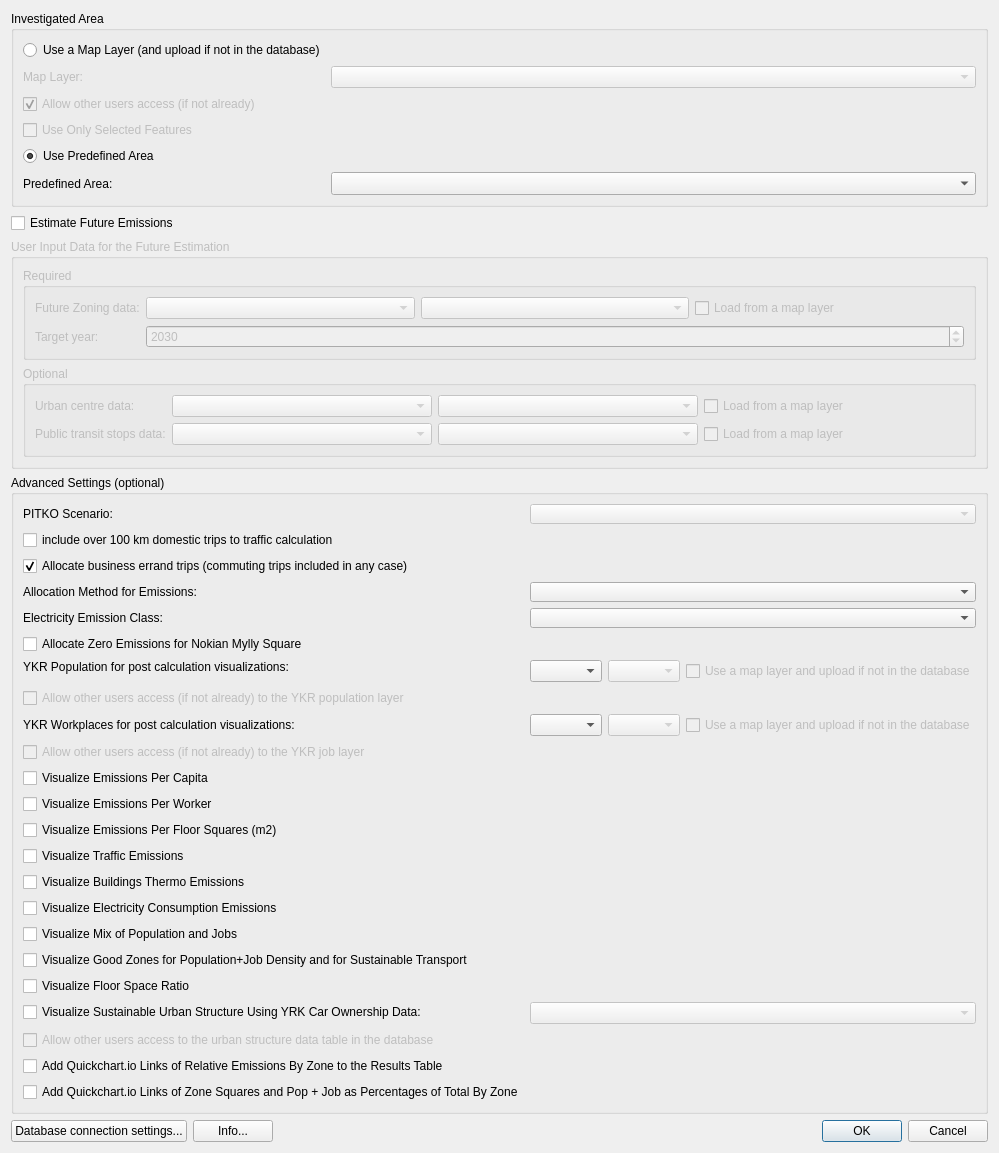
<?xml version="1.0" encoding="UTF-8"?>
<ui version="4.0">
 <class>Dialog</class>
 <widget class="QDialog" name="Dialog">
  <property name="geometry">
   <rect>
    <x>0</x>
    <y>0</y>
    <width>860</width>
    <height>1092</height>
   </rect>
  </property>
  <property name="windowTitle">
   <string>Urban Infrastructure CHG Emission Estimation Tool for Tampere City Region</string>
  </property>
  <property name="locale">
   <locale language="English" country="UnitedStates"/>
  </property>
  <layout class="QVBoxLayout" name="verticalLayout_8">
   <item>
    <layout class="QVBoxLayout" name="mainLayout">
     <item>
      <widget class="QgsCollapsibleGroupBox" name="areaBox">
       <property name="minimumSize">
        <size>
         <width>400</width>
         <height>0</height>
        </size>
       </property>
       <property name="toolTip">
        <string/>
       </property>
       <property name="locale">
        <locale language="English" country="UnitedStates"/>
       </property>
       <property name="title">
        <string>Investigated Area</string>
       </property>
       <layout class="QVBoxLayout" name="verticalLayout_2">
        <item>
         <layout class="QFormLayout" name="formLayout_3">
          <item row="0" column="0">
           <widget class="QRadioButton" name="radioButtonUseMapLayerForInvestigatedArea">
            <property name="enabled">
             <bool>true</bool>
            </property>
            <property name="text">
             <string>Use a Map Layer (and upload if not in the database)</string>
            </property>
            <attribute name="buttonGroup">
             <string notr="true">buttonGroupAreaOfInterest</string>
            </attribute>
           </widget>
          </item>
          <item row="1" column="0">
           <widget class="QLabel" name="mapLayerLabel">
            <property name="enabled">
             <bool>false</bool>
            </property>
            <property name="text">
             <string>Map Layer:</string>
            </property>
           </widget>
          </item>
          <item row="4" column="0">
           <widget class="QRadioButton" name="radioButtonUsePredefinedAreaForInvestigatedArea">
            <property name="text">
             <string>Use Predefined Area</string>
            </property>
            <property name="checked">
             <bool>true</bool>
            </property>
            <attribute name="buttonGroup">
             <string notr="true">buttonGroupAreaOfInterest</string>
            </attribute>
           </widget>
          </item>
          <item row="5" column="0">
           <widget class="QLabel" name="predefinedAreaLabel">
            <property name="text">
             <string>Predefined Area:</string>
            </property>
           </widget>
          </item>
          <item row="5" column="1">
           <widget class="QComboBox" name="comboBoxPredefinedArea">
            <property name="sizePolicy">
             <sizepolicy hsizetype="Expanding" vsizetype="Fixed">
              <horstretch>0</horstretch>
              <verstretch>0</verstretch>
             </sizepolicy>
            </property>
            <property name="minimumSize">
             <size>
              <width>0</width>
              <height>23</height>
             </size>
            </property>
            <property name="toolTip">
             <string>Choose the predefined area. Default: Tampere City Region</string>
            </property>
           </widget>
          </item>
          <item row="1" column="1">
           <layout class="QHBoxLayout" name="horizontalLayout">
            <item>
             <widget class="QgsMapLayerComboBox" name="comboBoxMapLayer">
              <property name="enabled">
               <bool>false</bool>
              </property>
              <property name="sizePolicy">
               <sizepolicy hsizetype="Preferred" vsizetype="Fixed">
                <horstretch>0</horstretch>
                <verstretch>0</verstretch>
               </sizepolicy>
              </property>
             </widget>
            </item>
           </layout>
          </item>
          <item row="3" column="0">
           <widget class="QCheckBox" name="checkBoxUploadOnlySelectedFeatures">
            <property name="enabled">
             <bool>false</bool>
            </property>
            <property name="text">
             <string>Use Only Selected Features</string>
            </property>
            <property name="checked">
             <bool>false</bool>
            </property>
           </widget>
          </item>
          <item row="2" column="0">
           <widget class="QCheckBox" name="checkBoxAllowOtherUsersToUseUploadedMapLayer">
            <property name="enabled">
             <bool>false</bool>
            </property>
            <property name="text">
             <string>Allow other users access (if not already)</string>
            </property>
            <property name="checked">
             <bool>true</bool>
            </property>
           </widget>
          </item>
         </layout>
        </item>
       </layout>
      </widget>
     </item>
     <item>
      <widget class="QCheckBox" name="checkBoxCalculateFuture">
       <property name="enabled">
        <bool>true</bool>
       </property>
       <property name="toolTip">
        <string>Laske tulevaisuusskenaario</string>
       </property>
       <property name="locale">
        <locale language="English" country="UnitedStates"/>
       </property>
       <property name="text">
        <string>Estimate Future Emissions</string>
       </property>
       <property name="checkable">
        <bool>true</bool>
       </property>
       <property name="checked">
        <bool>false</bool>
       </property>
      </widget>
     </item>
     <item>
      <widget class="QgsCollapsibleGroupBox" name="futureBox">
       <property name="enabled">
        <bool>false</bool>
       </property>
       <property name="title">
        <string>User Input Data for the Future Estimation</string>
       </property>
       <layout class="QVBoxLayout" name="verticalLayout_4">
        <item>
         <widget class="QgsCollapsibleGroupBox" name="futureRequired">
          <property name="enabled">
           <bool>false</bool>
          </property>
          <property name="title">
           <string>Required</string>
          </property>
          <layout class="QVBoxLayout" name="verticalLayout_6">
           <item>
            <layout class="QFormLayout" name="formLayout_5">
             <item row="0" column="0">
              <widget class="QLabel" name="futureAreasLabel">
               <property name="text">
                <string>Future Zoning data:</string>
               </property>
              </widget>
             </item>
             <item row="1" column="0">
              <widget class="QLabel" name="targetYearLabel">
               <property name="text">
                <string>Target year:</string>
               </property>
              </widget>
             </item>
             <item row="1" column="1">
              <widget class="QgsSpinBox" name="targetYear">
               <property name="minimum">
                <number>2020</number>
               </property>
               <property name="maximum">
                <number>2050</number>
               </property>
               <property name="value">
                <number>2030</number>
               </property>
               <property name="showClearButton">
                <bool>false</bool>
               </property>
               <property name="clearValue">
                <bool>false</bool>
               </property>
              </widget>
             </item>
             <item row="0" column="1">
              <layout class="QHBoxLayout" name="futureAreasLayout">
               <item>
                <widget class="QComboBox" name="comboBoxPredefinedFutureAreas"/>
               </item>
               <item>
                <widget class="QgsMapLayerComboBox" name="futureAreasLayerList">
                 <property name="enabled">
                  <bool>false</bool>
                 </property>
                 <property name="sizePolicy">
                  <sizepolicy hsizetype="Preferred" vsizetype="Fixed">
                   <horstretch>0</horstretch>
                   <verstretch>0</verstretch>
                  </sizepolicy>
                 </property>
                </widget>
               </item>
               <item>
                <widget class="QCheckBox" name="futureAreasLoadLayer">
                 <property name="text">
                  <string>Load from a map layer</string>
                 </property>
                </widget>
               </item>
              </layout>
             </item>
            </layout>
           </item>
          </layout>
         </widget>
        </item>
        <item>
         <widget class="QgsCollapsibleGroupBox" name="futureOptional">
          <property name="enabled">
           <bool>false</bool>
          </property>
          <property name="title">
           <string>Optional</string>
          </property>
          <layout class="QVBoxLayout" name="verticalLayout_7">
           <item>
            <layout class="QFormLayout" name="formLayout_4">
             <item row="0" column="0">
              <widget class="QLabel" name="futureNetworkLabel">
               <property name="text">
                <string>Urban centre data:</string>
               </property>
              </widget>
             </item>
             <item row="1" column="0">
              <widget class="QLabel" name="futureStopsLabel">
               <property name="text">
                <string>Public transit stops data:</string>
               </property>
              </widget>
             </item>
             <item row="0" column="1">
              <layout class="QHBoxLayout" name="futureNetworkLayout">
               <item>
                <widget class="QComboBox" name="comboBoxPredefinedFutureNetwork">
                 <property name="enabled">
                  <bool>false</bool>
                 </property>
                </widget>
               </item>
               <item>
                <widget class="QgsMapLayerComboBox" name="futureNetworkLayerList">
                 <property name="enabled">
                  <bool>false</bool>
                 </property>
                 <property name="sizePolicy">
                  <sizepolicy hsizetype="Preferred" vsizetype="Fixed">
                   <horstretch>0</horstretch>
                   <verstretch>0</verstretch>
                  </sizepolicy>
                 </property>
                </widget>
               </item>
               <item>
                <widget class="QCheckBox" name="futureNetworkLoadLayer">
                 <property name="text">
                  <string>Load from a map layer</string>
                 </property>
                </widget>
               </item>
              </layout>
             </item>
             <item row="1" column="1">
              <layout class="QHBoxLayout" name="futureStopsLayout">
               <item>
                <widget class="QComboBox" name="comboBoxPredefinedFutureStops"/>
               </item>
               <item>
                <widget class="QgsMapLayerComboBox" name="futureStopsLayerList">
                 <property name="enabled">
                  <bool>false</bool>
                 </property>
                 <property name="sizePolicy">
                  <sizepolicy hsizetype="Preferred" vsizetype="Fixed">
                   <horstretch>0</horstretch>
                   <verstretch>0</verstretch>
                  </sizepolicy>
                 </property>
                </widget>
               </item>
               <item>
                <widget class="QCheckBox" name="futureStopsLoadLayer">
                 <property name="text">
                  <string>Load from a map layer</string>
                 </property>
                </widget>
               </item>
              </layout>
             </item>
            </layout>
           </item>
          </layout>
         </widget>
        </item>
       </layout>
      </widget>
     </item>
     <item>
      <widget class="QgsCollapsibleGroupBox" name="advancedBox">
       <property name="title">
        <string>Advanced Settings (optional)</string>
       </property>
       <property name="collapsed">
        <bool>false</bool>
       </property>
       <property name="saveCollapsedState">
        <bool>false</bool>
       </property>
       <layout class="QVBoxLayout" name="verticalLayout_5">
        <item>
         <layout class="QFormLayout" name="formLayout_2">
          <item row="0" column="0">
           <widget class="QLabel" name="label_5">
            <property name="text">
             <string>PITKO Scenario:</string>
            </property>
           </widget>
          </item>
          <item row="0" column="1">
           <widget class="QComboBox" name="pitkoScenario">
            <property name="enabled">
             <bool>false</bool>
            </property>
            <property name="minimumSize">
             <size>
              <width>180</width>
              <height>20</height>
             </size>
            </property>
            <property name="toolTip">
             <string>Choose PITKO scenario. Default: growth</string>
            </property>
            <property name="editable">
             <bool>false</bool>
            </property>
           </widget>
          </item>
          <item row="3" column="0">
           <widget class="QLabel" name="label_6">
            <property name="text">
             <string>Allocation Method for Emissions:</string>
            </property>
           </widget>
          </item>
          <item row="3" column="1">
           <widget class="QComboBox" name="emissionsAllocation">
            <property name="minimumSize">
             <size>
              <width>180</width>
              <height>20</height>
             </size>
            </property>
            <property name="toolTip">
             <string>Choose emissions allocation method. Default: Benefits division method</string>
            </property>
           </widget>
          </item>
          <item row="4" column="0">
           <widget class="QLabel" name="label_12">
            <property name="text">
             <string>Electricity Emission Class:</string>
            </property>
           </widget>
          </item>
          <item row="4" column="1">
           <widget class="QComboBox" name="elecEmissionType">
            <property name="minimumSize">
             <size>
              <width>180</width>
              <height>20</height>
             </size>
            </property>
            <property name="toolTip">
             <string>Choose electricity emission class. Default: purchase</string>
            </property>
           </widget>
          </item>
          <item row="5" column="0">
           <widget class="QCheckBox" name="checkBoxNokianMyllyCO2Zeroed">
            <property name="text">
             <string>Allocate Zero Emissions for Nokian Mylly Square</string>
            </property>
            <property name="checked">
             <bool>false</bool>
            </property>
           </widget>
          </item>
          <item row="6" column="0">
           <layout class="QFormLayout" name="formLayout_6">
            <item row="0" column="0">
             <widget class="QLabel" name="label">
              <property name="text">
               <string>YKR Population for post calculation visualizations:</string>
              </property>
             </widget>
            </item>
           </layout>
          </item>
          <item row="6" column="1">
           <layout class="QHBoxLayout" name="horizontalLayout_2">
            <item>
             <widget class="QComboBox" name="comboBoxYkrPop"/>
            </item>
            <item>
             <widget class="QgsMapLayerComboBox" name="mapLayerComboBoxYkrPop">
              <property name="enabled">
               <bool>false</bool>
              </property>
              <property name="sizePolicy">
               <sizepolicy hsizetype="Preferred" vsizetype="Fixed">
                <horstretch>0</horstretch>
                <verstretch>0</verstretch>
               </sizepolicy>
              </property>
             </widget>
            </item>
            <item>
             <widget class="QCheckBox" name="checkBoxLoadYkrPopFromMapLayer">
              <property name="enabled">
               <bool>false</bool>
              </property>
              <property name="text">
               <string>Use a map layer and upload if not in the database</string>
              </property>
             </widget>
            </item>
           </layout>
          </item>
          <item row="7" column="0">
           <widget class="QCheckBox" name="checkBoxAllowOtherUsersToUseUploadedYKRPopLayer">
            <property name="enabled">
             <bool>false</bool>
            </property>
            <property name="text">
             <string>Allow other users access (if not already) to the YKR population layer</string>
            </property>
           </widget>
          </item>
          <item row="8" column="0">
           <widget class="QLabel" name="label_2">
            <property name="text">
             <string>YKR Workplaces for post calculation visualizations:</string>
            </property>
           </widget>
          </item>
          <item row="8" column="1">
           <layout class="QHBoxLayout" name="horizontalLayout_3">
            <item>
             <widget class="QComboBox" name="comboBoxYkrJob"/>
            </item>
            <item>
             <widget class="QgsMapLayerComboBox" name="mapLayerComboBoxYkrJob">
              <property name="enabled">
               <bool>false</bool>
              </property>
             </widget>
            </item>
            <item>
             <widget class="QCheckBox" name="checkBoxLoadYkrJobFromMapLayer">
              <property name="enabled">
               <bool>false</bool>
              </property>
              <property name="text">
               <string>Use a map layer and upload if not in the database</string>
              </property>
             </widget>
            </item>
           </layout>
          </item>
          <item row="9" column="0">
           <widget class="QCheckBox" name="checkBoxAllowOtherUsersToUseUploadedYKRJobLayer">
            <property name="enabled">
             <bool>false</bool>
            </property>
            <property name="text">
             <string>Allow other users access (if not already) to the YKR job layer</string>
            </property>
           </widget>
          </item>
          <item row="10" column="0">
           <widget class="QCheckBox" name="checkBoxCalculateEmissionsPerPerson">
            <property name="text">
             <string>Visualize Emissions Per Capita</string>
            </property>
            <property name="checked">
             <bool>false</bool>
            </property>
           </widget>
          </item>
          <item row="11" column="0">
           <widget class="QCheckBox" name="checkBoxCalculateEmissionsPerJob">
            <property name="text">
             <string>Visualize Emissions Per Worker</string>
            </property>
            <property name="checked">
             <bool>false</bool>
            </property>
           </widget>
          </item>
          <item row="12" column="0">
           <widget class="QCheckBox" name="checkBoxCalculateEmissionsPerFloorSpaceSquares">
            <property name="text">
             <string>Visualize Emissions Per Floor Squares (m2)</string>
            </property>
            <property name="checked">
             <bool>false</bool>
            </property>
           </widget>
          </item>
          <item row="13" column="0">
           <widget class="QCheckBox" name="checkBoxVisualizeTrafficEmissions">
            <property name="text">
             <string>Visualize Traffic Emissions</string>
            </property>
            <property name="checked">
             <bool>false</bool>
            </property>
           </widget>
          </item>
          <item row="14" column="0">
           <widget class="QCheckBox" name="checkBoxVisualizeThermoEmissions">
            <property name="text">
             <string>Visualize Buildings Thermo Emissions</string>
            </property>
            <property name="checked">
             <bool>false</bool>
            </property>
           </widget>
          </item>
          <item row="15" column="0">
           <widget class="QCheckBox" name="checkBoxVisualizeElectricityConsumptionEmissions">
            <property name="text">
             <string>Visualize Electricity Consumption Emissions</string>
            </property>
            <property name="checked">
             <bool>false</bool>
            </property>
           </widget>
          </item>
          <item row="16" column="0">
           <widget class="QCheckBox" name="checkBoxVisualizePopJobMix">
            <property name="text">
             <string>Visualize Mix of Population and Jobs</string>
            </property>
            <property name="checked">
             <bool>false</bool>
            </property>
           </widget>
          </item>
          <item row="17" column="0">
           <widget class="QCheckBox" name="checkBoxVisualizeGoodZonesForPopJobDensityAndSustainableTransport">
            <property name="text">
             <string>Visualize Good Zones for Population+Job Density and for Sustainable Transport</string>
            </property>
            <property name="checked">
             <bool>false</bool>
            </property>
           </widget>
          </item>
          <item row="19" column="0">
           <widget class="QCheckBox" name="checkBoxVisualizeFloorSpaceRatio">
            <property name="text">
             <string>Visualize Floor Space Ratio</string>
            </property>
            <property name="checked">
             <bool>false</bool>
            </property>
           </widget>
          </item>
          <item row="20" column="0">
           <widget class="QCheckBox" name="checkBoxVisualizeSustainableUrbanStructure">
            <property name="enabled">
             <bool>true</bool>
            </property>
            <property name="text">
             <string>Visualize Sustainable Urban Structure Using YRK Car Ownership Data:</string>
            </property>
            <property name="checked">
             <bool>false</bool>
            </property>
           </widget>
          </item>
          <item row="20" column="1">
           <widget class="QgsMapLayerComboBox" name="mMapLayerComboBoxYKRCarOwnershipData">
            <property name="enabled">
             <bool>false</bool>
            </property>
           </widget>
          </item>
          <item row="22" column="0">
           <widget class="QCheckBox" name="checkBoxAddQuickchartIoLinksOfRelativeEmissionsByZone">
            <property name="text">
             <string>Add Quickchart.io Links of Relative Emissions By Zone to the Results Table</string>
            </property>
            <property name="checked">
             <bool>false</bool>
            </property>
           </widget>
          </item>
          <item row="23" column="0">
           <widget class="QCheckBox" name="checkBoxAddQuickchartIoLinksOfZoneSquaresAndPopJobPercentagesOfTotalByZone">
            <property name="text">
             <string>Add Quickchart.io Links of Zone Squares and Pop + Job as Percentages of Total By Zone</string>
            </property>
            <property name="checked">
             <bool>false</bool>
            </property>
           </widget>
          </item>
          <item row="21" column="0">
           <widget class="QCheckBox" name="checkBoxAllowOtherUsersToUseSustainableUrbanStructureTable">
            <property name="enabled">
             <bool>false</bool>
            </property>
            <property name="text">
             <string>Allow other users access to the urban structure data table in the database</string>
            </property>
            <property name="checked">
             <bool>false</bool>
            </property>
           </widget>
          </item>
          <item row="1" column="0">
           <widget class="QCheckBox" name="checkBoxIncludeLongDistance">
            <property name="text">
             <string>include over 100 km domestic trips to traffic calculation</string>
            </property>
           </widget>
          </item>
          <item row="2" column="0">
           <widget class="QCheckBox" name="checkBoxIncludeBusinessTravel">
            <property name="text">
             <string>Allocate business errand trips (commuting trips included in any case)</string>
            </property>
            <property name="checked">
             <bool>true</bool>
            </property>
           </widget>
          </item>
         </layout>
        </item>
       </layout>
      </widget>
     </item>
     <item>
      <spacer name="verticalSpacer">
       <property name="orientation">
        <enum>Qt::Vertical</enum>
       </property>
       <property name="sizeHint" stdset="0">
        <size>
         <width>20</width>
         <height>40</height>
        </size>
       </property>
      </spacer>
     </item>
     <item>
      <layout class="QHBoxLayout" name="menuLayout">
       <item>
        <widget class="QPushButton" name="settingsButton">
         <property name="text">
          <string>Database connection settings...</string>
         </property>
        </widget>
       </item>
       <item>
        <widget class="QPushButton" name="infoButton">
         <property name="text">
          <string>Info...</string>
         </property>
        </widget>
       </item>
       <item>
        <widget class="QDialogButtonBox" name="buttonBox">
         <property name="orientation">
          <enum>Qt::Horizontal</enum>
         </property>
         <property name="standardButtons">
          <set>QDialogButtonBox::Cancel|QDialogButtonBox::Ok</set>
         </property>
        </widget>
       </item>
      </layout>
     </item>
    </layout>
   </item>
  </layout>
 </widget>
 <customwidgets>
  <customwidget>
   <class>QgsCollapsibleGroupBox</class>
   <extends>QGroupBox</extends>
   <header>qgscollapsiblegroupbox.h</header>
   <container>1</container>
  </customwidget>
  <customwidget>
   <class>QgsMapLayerComboBox</class>
   <extends>QComboBox</extends>
   <header>qgsmaplayercombobox.h</header>
  </customwidget>
  <customwidget>
   <class>QgsSpinBox</class>
   <extends>QSpinBox</extends>
   <header>qgsspinbox.h</header>
  </customwidget>
 </customwidgets>
 <resources/>
 <connections>
  <connection>
   <sender>buttonBox</sender>
   <signal>accepted()</signal>
   <receiver>Dialog</receiver>
   <slot>accept()</slot>
   <hints>
    <hint type="sourcelabel">
     <x>248</x>
     <y>254</y>
    </hint>
    <hint type="destinationlabel">
     <x>157</x>
     <y>274</y>
    </hint>
   </hints>
  </connection>
  <connection>
   <sender>buttonBox</sender>
   <signal>rejected()</signal>
   <receiver>Dialog</receiver>
   <slot>reject()</slot>
   <hints>
    <hint type="sourcelabel">
     <x>316</x>
     <y>260</y>
    </hint>
    <hint type="destinationlabel">
     <x>286</x>
     <y>274</y>
    </hint>
   </hints>
  </connection>
 </connections>
 <buttongroups>
  <buttongroup name="buttonGroupAreaOfInterest"/>
 </buttongroups>
</ui>
